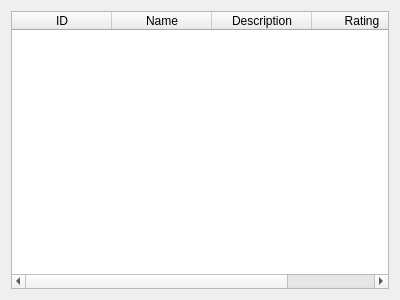
<?xml version="1.0" encoding="UTF-8"?>
<ui version="4.0">
 <class>MainWindow</class>
 <widget class="QMainWindow" name="MainWindow">
  <property name="geometry">
   <rect>
    <x>0</x>
    <y>0</y>
    <width>400</width>
    <height>300</height>
   </rect>
  </property>
  <property name="windowTitle">
   <string>MainWindow</string>
  </property>
  <widget class="QWidget" name="centralWidget">
   <layout class="QVBoxLayout" name="verticalLayout">
    <item>
     <widget class="QTableWidget" name="tblMovies">
      <column>
       <property name="text">
        <string>ID</string>
       </property>
      </column>
      <column>
       <property name="text">
        <string>Name</string>
       </property>
      </column>
      <column>
       <property name="text">
        <string>Description</string>
       </property>
      </column>
      <column>
       <property name="text">
        <string>Rating</string>
       </property>
      </column>
     </widget>
    </item>
   </layout>
  </widget>
 </widget>
 <layoutdefault spacing="6" margin="11"/>
 <resources/>
 <connections/>
</ui>
